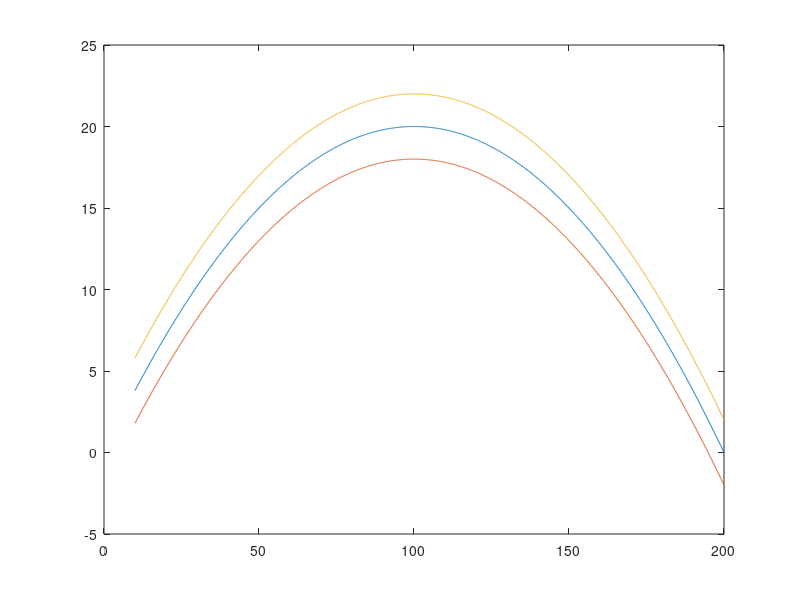

Here is the MATLAB script that generated this plot: (Note: this script raises an error after producing the figure.)
clear all
close all

beta2  =  0;
beta3  =  0;
gamma2 = -2;
gamma3 =  2;

Dopt(1) = 100;
Jopt(1) = 20;
Dopt(2) = 100 - beta2;
Jopt(2) = 20  + gamma2;
Dopt(3) = 100 - beta3;
Jopt(3) = 20  + gamma3;

a = -0.002;

RextMax = 200;
RextMin = 10;

Rfig = RextMin:.1:RextMax;

Rfig = RextMin:.1:RextMax;
Jfig1 = a .* (Rfig - Dopt(1)).^2 + Jopt(1);
Jfig2 = a .* (Rfig - Dopt(2)).^2 + Jopt(2);
Jfig3 = a .* (Rfig - Dopt(3)).^2 + Jopt(3);


% subplot(3,1,3)
figure
r1 = find(Rfig <= 20 & Rfig >= 20);
r2 = find(Rfig <= 30 & Rfig >= 30);
r3 = find(Rfig <= 40 & Rfig >= 40);
r4 = find(Rfig <= 25 & Rfig >= 25);
r5 = find(Rfig <= 35 & Rfig >= 35);
r6 = find(Rfig <= 45 & Rfig >= 45);
r7 = find(Rfig <= 70 & Rfig >= 70);
r8 = find(Rfig <= 80 & Rfig >= 80);
r9 = find(Rfig <= 90 & Rfig >= 90);
plot(Rfig, Jfig1, Rfig, Jfig2, Rfig, Jfig3)
hold on
% plot(Rfig(r1), Jfig1(r1), 'o')
% plot(Rfig(r2), Jfig2(r2), 'o')
% plot(Rfig(r3), Jfig3(r3), 'o')
% plot(Rfig(r4), Jfig1(r4), '*')
% plot(Rfig(r5), Jfig2(r5), '*')
% plot(Rfig(r6), Jfig3(r6), '*')
% plot(Rfig(r7), Jfig1(r7), 's')
% plot(Rfig(r8), Jfig2(r8), 's')
% plot(Rfig(r9), Jfig3(r9), 's')

%%

syms aa uu jj
% sys = solve(Jfig1(r1)==aa*(Rfig(r1)-uu)^2+jj, ...
%             Jfig2(r2)==aa*(Rfig(r2)-uu)^2+jj, ...
%             Jfig3(r3)==aa*(Rfig(r3)-uu)^2+jj, ...
%             aa, uu, jj);
% aa1 = double(sys.aa)
% uu1 = double(sys.uu)
% jj1 = double(sys.jj)
% 
% Jfig4 = aa1 .* (Rfig - uu1).^2 + jj1;
% % plot(Rfig, Jfig4)
% 
% sys = solve(Jfig1(r4)==aa*(Rfig(r4)-uu)^2+jj, ...
%             Jfig2(r5)==aa*(Rfig(r5)-uu)^2+jj, ...
%             Jfig3(r6)==aa*(Rfig(r6)-uu)^2+jj, ...
%             aa, uu, jj);
% aa2 = double(sys.aa)
% uu2 = double(sys.uu)
% jj2 = double(sys.jj)
% 
% Jfig5 = aa2 .* (Rfig - uu2).^2 + jj2;
% % plot(Rfig, Jfig5)
% 
% sys = solve(Jfig1(r7)==aa*(Rfig(r7)-uu)^2+jj, ...
%             Jfig2(r8)==aa*(Rfig(r8)-uu)^2+jj, ...
%             Jfig3(r9)==aa*(Rfig(r9)-uu)^2+jj, ...
%             aa, uu, jj);
% aa3 = double(sys.aa)
% uu3 = double(sys.uu)
% jj3 = double(sys.jj)
% 
% Jfig6 = aa3 .* (Rfig - uu3).^2 + jj3;
% % plot(Rfig, Jfig6)

%%

r11 = find(Rfig == 20);
r12 = find(Rfig == 20.1);
% r13 = find(Rfig == 20.2);
r13 = 103;

r21 = find(Rfig == 40);
r22 = find(Rfig == 40.1);
r23 = find(Rfig == 40.2);

sys = solve(Jfig1(r11)==aa*(Rfig(r11)-uu)^2+jj, ...
            Jfig1(r12)==aa*(Rfig(r12)-uu)^2+jj, ...
            Jfig1(r13)==aa*(Rfig(r13)-uu)^2+jj, ...
            aa, uu, jj);
aa1 = double(sys.aa)
uu1 = double(sys.uu)
jj1 = double(sys.jj)

sys = solve(Jfig2(r21)==aa*(Rfig(r21)-uu)^2+jj, ...
            Jfig2(r22)==aa*(Rfig(r22)-uu)^2+jj, ...
            Jfig2(r23)==aa*(Rfig(r23)-uu)^2+jj, ...
            aa, uu, jj);
aa2 = double(sys.aa)
uu2 = double(sys.uu)
jj2 = double(sys.jj)